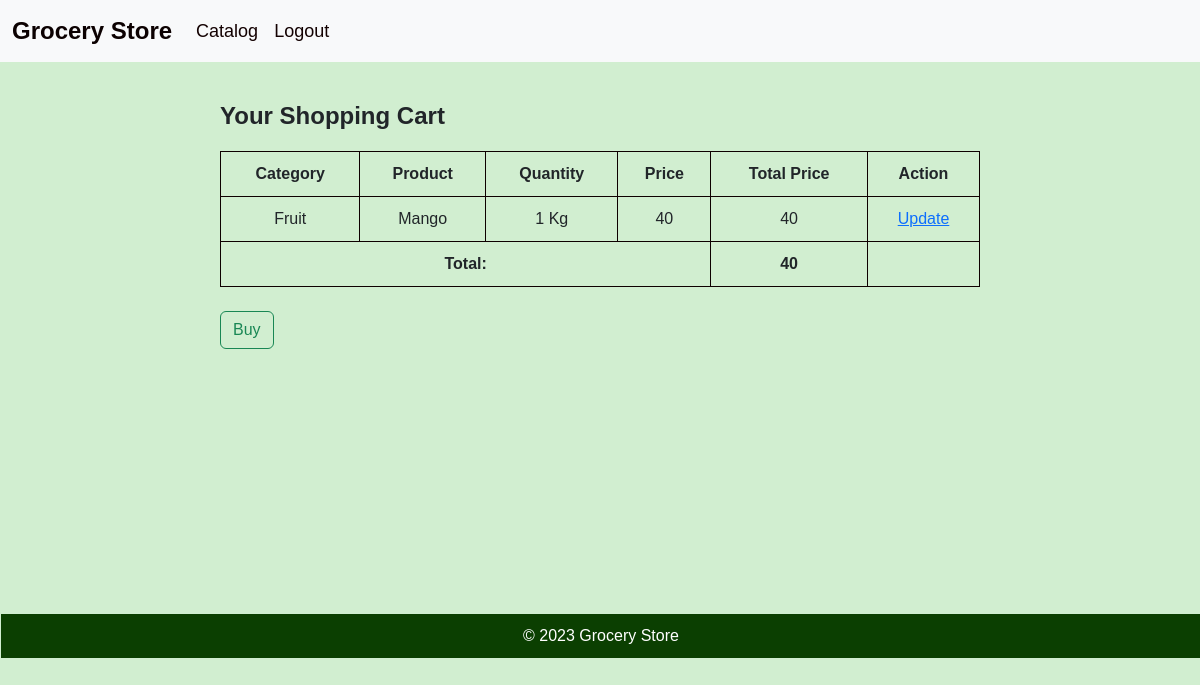
/cart (signed in), run on the app's committed database.
### app.py (models this page shows)
class Cart(db.Model, UserMixin):
    __tablename__ = 'cart'
    id = db.Column(db.Integer, autoincrement = True ,primary_key=True)
    user_id = db.Column(db.Integer, db.ForeignKey('user.id'), nullable=False)
    c_id = db.Column(db.Integer, db.ForeignKey('category.id'))
    c_name = db.Column(db.String(100))
    p_id = db.Column(db.Integer, db.ForeignKey('product.id'))
    p_name = db.Column(db.String(100))
    unit = db.Column(db.String(100))
    price = db.Column(db.Integer)
    quantity = db.Column(db.Integer, nullable=False)

### app.py (the view)
@app.route('/cart', methods = ['GET','POST'])
def cart():
    user_id = current_user.id
    cart = Cart.query.filter_by(user_id = user_id).all()
    total = 0
    for c in cart:
        total += c.quantity * c.price
    if request.method == 'GET':
        return render_template('cart.html', items = cart, t = total, user_id = user_id )

### app.py (called while the page is built)
@login_manager.user_loader
def load_user(user_id):
    return User.query.get(int(user_id))

### Templates/cart.html (shortened to what this page needs)
<!DOCTYPE html>
<html lang="en">
<head>
    <link href="https://cdn.jsdelivr.net/npm/bootstrap@5.3.0-alpha1/dist/css/bootstrap.min.css" rel="stylesheet">
</head>
<body>
    <nav class="navbar navbar-expand-lg bg-body-tertiary">
        <div class="container-fluid">
            <a class="navbar-brand" href="#">Grocery Store</a>
            <div class="collapse navbar-collapse" id="navbarSupportedContent">
                <ul class="navbar-nav me-auto mb-2 mb-lg-0">
                    <li class="nav-item">
                        <a class="nav-link active" aria-current="page" href="/userfeed">Catalog</a>
                    </li>
                    <li class="nav-item">
                        <a class="nav-link" href="/logout">Logout</a>
                    </li>
                </ul>
            </div>
        </div>
    </nav>
    <div>
</head>
<body>
    <div class="container">
        <h1>Your Shopping Cart</h1>
        <form method="post" action="/update_cart">
            <table>
                <thead>
                    <tr>
                        <th>Category</th>
                        <th>Product</th>
                        <th>Quantity</th>
                        <th>Price</th>
                        <th>Total Price</th>
                        <th>Action</th>
                    </tr>
                </thead>
                <tbody>
                    {% for item in items %}
                    <tr>
                        <td>{{ item.c_name }}</td>
                        <td>{{ item.p_name }}</td>
                        <td>{{item.quantity}} {{ item.unit | replace('Rs/', '')}}</td>
                        <td>{{ item.price }}</td>
                        <td>{{ item.quantity * item.price }}</td>
                        <td>
                            <a type="submit" name="update_item" href="/edit_cart/{{ user_id }}/{{ item.id }}/{{ item.p_id }}" value="{{ item.id }}">Update</a>
                        </td>
                    </tr>
                    {% endfor %}
                </tbody>
                <tfoot>
                    <tr>
                        <td colspan="4">Total:</td>
                        <td>{{ t }}</td>
                        <td></td>
                    </tr>
                </tfoot>
            </table>
        </form>
        <br>
        <a class="btn btn-outline-success" type="submit" href="/buy_products">Buy</a>
    </div>
    <footer>
         <div class="footer">
            &copy; 2023 Grocery Store
        </div>
    </footer>
</body>
</html>

### Templates/cart.html (style rules this page uses)
body { background-color: #d1eed0; font-family: Arial, Helvetica, sans-serif; margin: 0; display: flex; flex-direction: column; min-height: 100vh; }
.navbar { background-color: #427006; margin-bottom: 20px; }
.navbar-brand { color: #0c0101; font-size: 24px; font-weight: bold; }
.navbar-nav .nav-item .nav-link { color: #130101; font-size: 18px; }
.container { max-width: 800px; margin: 0 auto; padding: 20px; }
h1 { font-size: 24px; font-weight: bold; margin-top: 0; }
table { width: 100%; border-collapse: collapse; margin-top: 20px; }
table, th, td { border: 1px solid #0e0000; }
th, td { padding: 10px; text-align: center; }
tfoot td { font-weight: bold; }
.footer { background-color: #0b3f01; color: #fff; position:relative; margin: 245px 1px; bottom: 0; width: 100%; text-align: center; padding: 10px 0; }

### data on the page
Cart: c_name "Fruit", p_name "Mango", quantity "1", unit "Kg", price "40", item.quantity*item.price "40", {{ item.id }} 3 (drawn)

### other printed values
{{ t }} "40"
